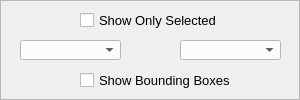
        <widget class="QFrame" name="frame">
         <property name="sizePolicy">
          <sizepolicy hsizetype="Preferred" vsizetype="Expanding">
           <horstretch>0</horstretch>
           <verstretch>0</verstretch>
          </sizepolicy>
         </property>
         <property name="minimumSize">
          <size>
           <width>300</width>
           <height>100</height>
          </size>
         </property>
         <property name="frameShape">
          <enum>QFrame::StyledPanel</enum>
         </property>
         <property name="frameShadow">
          <enum>QFrame::Raised</enum>
         </property>
         <widget class="QComboBox" name="ComponentOne">
          <property name="geometry">
           <rect>
            <x>20</x>
            <y>40</y>
            <width>101</width>
            <height>20</height>
           </rect>
          </property>
          <property name="palette">
           <palette>
            <active>
             <colorrole role="WindowText">
              <brush brushstyle="SolidPattern">
               <color alpha="255">
                <red>0</red>
                <green>0</green>
                <blue>0</blue>
               </color>
              </brush>
             </colorrole>
             <colorrole role="Button">
              <brush brushstyle="SolidPattern">
               <color alpha="255">
                <red>255</red>
                <green>255</green>
                <blue>255</blue>
               </color>
              </brush>
             </colorrole>
             <colorrole role="Light">
              <brush brushstyle="SolidPattern">
               <color alpha="255">
                <red>255</red>
                <green>255</green>
                <blue>255</blue>
               </color>
              </brush>
             </colorrole>
             <colorrole role="Midlight">
              <brush brushstyle="SolidPattern">
               <color alpha="255">
                <red>255</red>
                <green>255</green>
                <blue>255</blue>
               </color>
              </brush>
             </colorrole>
             <colorrole role="Dark">
              <brush brushstyle="SolidPattern">
               <color alpha="255">
                <red>127</red>
                <green>127</green>
                <blue>127</blue>
               </color>
              </brush>
             </colorrole>
             <colorrole role="Mid">
              <brush brushstyle="SolidPattern">
               <color alpha="255">
                <red>170</red>
                <green>170</green>
                <blue>170</blue>
               </color>
              </brush>
             </colorrole>
             <colorrole role="Text">
              <brush brushstyle="SolidPattern">
               <color alpha="255">
                <red>0</red>
                <green>0</green>
                <blue>0</blue>
               </color>
              </brush>
             </colorrole>
             <colorrole role="BrightText">
              <brush brushstyle="SolidPattern">
               <color alpha="255">
                <red>255</red>
                <green>255</green>
                <blue>255</blue>
               </color>
              </brush>
             </colorrole>
             <colorrole role="ButtonText">
              <brush brushstyle="SolidPattern">
               <color alpha="255">
                <red>0</red>
                <green>0</green>
                <blue>0</blue>
               </color>
              </brush>
             </colorrole>
             <colorrole role="Base">
              <brush brushstyle="SolidPattern">
               <color alpha="255">
                <red>255</red>
                <green>255</green>
                <blue>255</blue>
               </color>
              </brush>
             </colorrole>
             <colorrole role="Window">
              <brush brushstyle="SolidPattern">
               <color alpha="255">
                <red>255</red>
                <green>255</green>
                <blue>255</blue>
               </color>
              </brush>
             </colorrole>
             <colorrole role="Shadow">
              <brush brushstyle="SolidPattern">
               <color alpha="255">
                <red>0</red>
                <green>0</green>
                <blue>0</blue>
               </color>
              </brush>
             </colorrole>
             <colorrole role="AlternateBase">
              <brush brushstyle="SolidPattern">
               <color alpha="255">
                <red>255</red>
                <green>255</green>
                <blue>255</blue>
               </color>
              </brush>
             </colorrole>
             <colorrole role="ToolTipBase">
              <brush brushstyle="SolidPattern">
               <color alpha="255">
                <red>255</red>
                <green>255</green>
                <blue>220</blue>
               </color>
              </brush>
             </colorrole>
             <colorrole role="ToolTipText">
              <brush brushstyle="SolidPattern">
               <color alpha="255">
                <red>0</red>
                <green>0</green>
                <blue>0</blue>
               </color>
              </brush>
             </colorrole>
            </active>
            <inactive>
             <colorrole role="WindowText">
              <brush brushstyle="SolidPattern">
               <color alpha="255">
                <red>0</red>
                <green>0</green>
                <blue>0</blue>
               </color>
              </brush>
             </colorrole>
             <colorrole role="Button">
              <brush brushstyle="SolidPattern">
               <color alpha="255">
                <red>255</red>
                <green>255</green>
                <blue>255</blue>
               </color>
              </brush>
             </colorrole>
             <colorrole role="Light">
              <brush brushstyle="SolidPattern">
               <color alpha="255">
                <red>255</red>
                <green>255</green>
                <blue>255</blue>
               </color>
              </brush>
             </colorrole>
             <colorrole role="Midlight">
              <brush brushstyle="SolidPattern">
               <color alpha="255">
                <red>255</red>
                <green>255</green>
                <blue>255</blue>
               </color>
              </brush>
             </colorrole>
             <colorrole role="Dark">
              <brush brushstyle="SolidPattern">
               <color alpha="255">
                <red>127</red>
                <green>127</green>
                <blue>127</blue>
               </color>
              </brush>
             </colorrole>
             <colorrole role="Mid">
              <brush brushstyle="SolidPattern">
               <color alpha="255">
                <red>170</red>
                <green>170</green>
                <blue>170</blue>
               </color>
              </brush>
             </colorrole>
             <colorrole role="Text">
              <brush brushstyle="SolidPattern">
               <color alpha="255">
                <red>0</red>
                <green>0</green>
                <blue>0</blue>
               </color>
              </brush>
             </colorrole>
             <colorrole role="BrightText">
              <brush brushstyle="SolidPattern">
               <color alpha="255">
                <red>255</red>
                <green>255</green>
                <blue>255</blue>
               </color>
              </brush>
             </colorrole>
             <colorrole role="ButtonText">
              <brush brushstyle="SolidPattern">
               <color alpha="255">
                <red>0</red>
                <green>0</green>
                <blue>0</blue>
               </color>
              </brush>
             </colorrole>
             <colorrole role="Base">
              <brush brushstyle="SolidPattern">
               <color alpha="255">
                <red>255</red>
                <green>255</green>
                <blue>255</blue>
               </color>
              </brush>
             </colorrole>
             <colorrole role="Window">
              <brush brushstyle="SolidPattern">
               <color alpha="255">
                <red>255</red>
                <green>255</green>
                <blue>255</blue>
               </color>
              </brush>
             </colorrole>
             <colorrole role="Shadow">
              <brush brushstyle="SolidPattern">
               <color alpha="255">
                <red>0</red>
                <green>0</green>
                <blue>0</blue>
               </color>
              </brush>
             </colorrole>
             <colorrole role="AlternateBase">
              <brush brushstyle="SolidPattern">
               <color alpha="255">
                <red>255</red>
                <green>255</green>
                <blue>255</blue>
               </color>
              </brush>
             </colorrole>
             <colorrole role="ToolTipBase">
              <brush brushstyle="SolidPattern">
               <color alpha="255">
                <red>255</red>
                <green>255</green>
                <blue>220</blue>
               </color>
              </brush>
             </colorrole>
             <colorrole role="ToolTipText">
              <brush brushstyle="SolidPattern">
               <color alpha="255">
                <red>0</red>
                <green>0</green>
                <blue>0</blue>
               </color>
              </brush>
             </colorrole>
            </inactive>
            <disabled>
             <colorrole role="WindowText">
              <brush brushstyle="SolidPattern">
               <color alpha="255">
                <red>127</red>
                <green>127</green>
                <blue>127</blue>
               </color>
              </brush>
             </colorrole>
             <colorrole role="Button">
              <brush brushstyle="SolidPattern">
               <color alpha="255">
                <red>255</red>
                <green>255</green>
                <blue>255</blue>
               </color>
              </brush>
             </colorrole>
             <colorrole role="Light">
              <brush brushstyle="SolidPattern">
               <color alpha="255">
                <red>255</red>
                <green>255</green>
                <blue>255</blue>
               </color>
              </brush>
             </colorrole>
             <colorrole role="Midlight">
              <brush brushstyle="SolidPattern">
               <color alpha="255">
                <red>255</red>
                <green>255</green>
                <blue>255</blue>
               </color>
              </brush>
             </colorrole>
             <colorrole role="Dark">
              <brush brushstyle="SolidPattern">
               <color alpha="255">
                <red>127</red>
                <green>127</green>
                <blue>127</blue>
               </color>
              </brush>
             </colorrole>
             <colorrole role="Mid">
              <brush brushstyle="SolidPattern">
               <color alpha="255">
                <red>170</red>
                <green>170</green>
                <blue>170</blue>
               </color>
              </brush>
             </colorrole>
             <colorrole role="Text">
              <brush brushstyle="SolidPattern">
               <color alpha="255">
                <red>127</red>
                <green>127</green>
                <blue>127</blue>
               </color>
              </brush>
             </colorrole>
             <colorrole role="BrightText">
              <brush brushstyle="SolidPattern">
               <color alpha="255">
                <red>255</red>
                <green>255</green>
                <blue>255</blue>
               </color>
              </brush>
             </colorrole>
             <colorrole role="ButtonText">
              <brush brushstyle="SolidPattern">
               <color alpha="255">
                <red>127</red>
                <green>127</green>
                <blue>127</blue>
               </color>
              </brush>
             </colorrole>
             <colorrole role="Base">
              <brush brushstyle="SolidPattern">
               <color alpha="255">
                <red>255</red>
                <green>255</green>
                <blue>255</blue>
               </color>
              </brush>
             </colorrole>
             <colorrole role="Window">
              <brush brushstyle="SolidPattern">
               <color alpha="255">
                <red>255</red>
                <green>255</green>
                <blue>255</blue>
               </color>
              </brush>
             </colorrole>
             <colorrole role="Shadow">
              <brush brushstyle="SolidPattern">
               <color alpha="255">
                <red>0</red>
                <green>0</green>
                <blue>0</blue>
               </color>
              </brush>
             </colorrole>
             <colorrole role="AlternateBase">
              <brush brushstyle="SolidPattern">
               <color alpha="255">
                <red>255</red>
                <green>255</green>
                <blue>255</blue>
               </color>
              </brush>
             </colorrole>
             <colorrole role="ToolTipBase">
              <brush brushstyle="SolidPattern">
               <color alpha="255">
                <red>255</red>
                <green>255</green>
                <blue>220</blue>
               </color>
              </brush>
             </colorrole>
             <colorrole role="ToolTipText">
              <brush brushstyle="SolidPattern">
               <color alpha="255">
                <red>0</red>
                <green>0</green>
                <blue>0</blue>
               </color>
              </brush>
             </colorrole>
            </disabled>
           </palette>
          </property>
         </widget>
         <widget class="QComboBox" name="ComponentTwo">
          <property name="geometry">
           <rect>
            <x>180</x>
            <y>40</y>
            <width>101</width>
            <height>20</height>
           </rect>
          </property>
          <property name="palette">
           <palette>
            <active>
             <colorrole role="WindowText">
              <brush brushstyle="SolidPattern">
               <color alpha="255">
                <red>0</red>
                <green>0</green>
                <blue>0</blue>
               </color>
              </brush>
             </colorrole>
             <colorrole role="Button">
              <brush brushstyle="SolidPattern">
               <color alpha="255">
                <red>255</red>
                <green>255</green>
                <blue>255</blue>
               </color>
              </brush>
             </colorrole>
             <colorrole role="Light">
              <brush brushstyle="SolidPattern">
               <color alpha="255">
                <red>255</red>
                <green>255</green>
                <blue>255</blue>
               </color>
              </brush>
             </colorrole>
             <colorrole role="Midlight">
              <brush brushstyle="SolidPattern">
               <color alpha="255">
                <red>255</red>
                <green>255</green>
                <blue>255</blue>
               </color>
              </brush>
             </colorrole>
             <colorrole role="Dark">
              <brush brushstyle="SolidPattern">
               <color alpha="255">
                <red>127</red>
                <green>127</green>
                <blue>127</blue>
               </color>
              </brush>
             </colorrole>
             <colorrole role="Mid">
              <brush brushstyle="SolidPattern">
               <color alpha="255">
                <red>170</red>
                <green>170</green>
                <blue>170</blue>
               </color>
              </brush>
             </colorrole>
             <colorrole role="Text">
              <brush brushstyle="SolidPattern">
               <color alpha="255">
                <red>0</red>
                <green>0</green>
                <blue>0</blue>
               </color>
              </brush>
             </colorrole>
             <colorrole role="BrightText">
              <brush brushstyle="SolidPattern">
               <color alpha="255">
                <red>255</red>
                <green>255</green>
                <blue>255</blue>
               </color>
              </brush>
             </colorrole>
             <colorrole role="ButtonText">
              <brush brushstyle="SolidPattern">
               <color alpha="255">
                <red>0</red>
                <green>0</green>
                <blue>0</blue>
               </color>
              </brush>
             </colorrole>
             <colorrole role="Base">
              <brush brushstyle="SolidPattern">
               <color alpha="255">
                <red>255</red>
                <green>255</green>
                <blue>255</blue>
               </color>
              </brush>
             </colorrole>
             <colorrole role="Window">
              <brush brushstyle="SolidPattern">
               <color alpha="255">
                <red>255</red>
                <green>255</green>
                <blue>255</blue>
               </color>
              </brush>
             </colorrole>
             <colorrole role="Shadow">
              <brush brushstyle="SolidPattern">
               <color alpha="255">
                <red>0</red>
                <green>0</green>
                <blue>0</blue>
               </color>
              </brush>
             </colorrole>
             <colorrole role="AlternateBase">
              <brush brushstyle="SolidPattern">
               <color alpha="255">
                <red>255</red>
                <green>255</green>
                <blue>255</blue>
               </color>
              </brush>
             </colorrole>
             <colorrole role="ToolTipBase">
              <brush brushstyle="SolidPattern">
               <color alpha="255">
                <red>255</red>
                <green>255</green>
                <blue>220</blue>
               </color>
              </brush>
             </colorrole>
             <colorrole role="ToolTipText">
              <brush brushstyle="SolidPattern">
               <color alpha="255">
                <red>0</red>
                <green>0</green>
                <blue>0</blue>
               </color>
              </brush>
             </colorrole>
            </active>
            <inactive>
             <colorrole role="WindowText">
              <brush brushstyle="SolidPattern">
               <color alpha="255">
                <red>0</red>
                <green>0</green>
                <blue>0</blue>
               </color>
              </brush>
             </colorrole>
             <colorrole role="Button">
              <brush brushstyle="SolidPattern">
               <color alpha="255">
                <red>255</red>
                <green>255</green>
                <blue>255</blue>
               </color>
              </brush>
             </colorrole>
             <colorrole role="Light">
              <brush brushstyle="SolidPattern">
               <color alpha="255">
                <red>255</red>
                <green>255</green>
                <blue>255</blue>
               </color>
              </brush>
             </colorrole>
             <colorrole role="Midlight">
              <brush brushstyle="SolidPattern">
               <color alpha="255">
                <red>255</red>
                <green>255</green>
                <blue>255</blue>
               </color>
              </brush>
             </colorrole>
             <colorrole role="Dark">
              <brush brushstyle="SolidPattern">
               <color alpha="255">
                <red>127</red>
                <green>127</green>
                <blue>127</blue>
               </color>
              </brush>
             </colorrole>
             <colorrole role="Mid">
              <brush brushstyle="SolidPattern">
               <color alpha="255">
                <red>170</red>
                <green>170</green>
                <blue>170</blue>
               </color>
              </brush>
             </colorrole>
             <colorrole role="Text">
              <brush brushstyle="SolidPattern">
               <color alpha="255">
                <red>0</red>
                <green>0</green>
                <blue>0</blue>
               </color>
              </brush>
             </colorrole>
             <colorrole role="BrightText">
              <brush brushstyle="SolidPattern">
               <color alpha="255">
                <red>255</red>
                <green>255</green>
                <blue>255</blue>
               </color>
              </brush>
             </colorrole>
             <colorrole role="ButtonText">
              <brush brushstyle="SolidPattern">
               <color alpha="255">
                <red>0</red>
                <green>0</green>
                <blue>0</blue>
               </color>
              </brush>
             </colorrole>
             <colorrole role="Base">
              <brush brushstyle="SolidPattern">
               <color alpha="255">
                <red>255</red>
                <green>255</green>
                <blue>255</blue>
               </color>
              </brush>
             </colorrole>
             <colorrole role="Window">
              <brush brushstyle="SolidPattern">
               <color alpha="255">
                <red>255</red>
                <green>255</green>
                <blue>255</blue>
               </color>
              </brush>
             </colorrole>
             <colorrole role="Shadow">
              <brush brushstyle="SolidPattern">
               <color alpha="255">
                <red>0</red>
                <green>0</green>
                <blue>0</blue>
               </color>
              </brush>
             </colorrole>
             <colorrole role="AlternateBase">
              <brush brushstyle="SolidPattern">
               <color alpha="255">
                <red>255</red>
                <green>255</green>
                <blue>255</blue>
               </color>
              </brush>
             </colorrole>
             <colorrole role="ToolTipBase">
              <brush brushstyle="SolidPattern">
               <color alpha="255">
                <red>255</red>
                <green>255</green>
                <blue>220</blue>
               </color>
              </brush>
             </colorrole>
             <colorrole role="ToolTipText">
              <brush brushstyle="SolidPattern">
               <color alpha="255">
                <red>0</red>
                <green>0</green>
                <blue>0</blue>
               </color>
              </brush>
             </colorrole>
            </inactive>
            <disabled>
             <colorrole role="WindowText">
              <brush brushstyle="SolidPattern">
               <color alpha="255">
                <red>127</red>
                <green>127</green>
                <blue>127</blue>
               </color>
              </brush>
             </colorrole>
             <colorrole role="Button">
              <brush brushstyle="SolidPattern">
               <color alpha="255">
                <red>255</red>
                <green>255</green>
                <blue>255</blue>
               </color>
              </brush>
             </colorrole>
             <colorrole role="Light">
              <brush brushstyle="SolidPattern">
               <color alpha="255">
                <red>255</red>
                <green>255</green>
                <blue>255</blue>
               </color>
              </brush>
             </colorrole>
             <colorrole role="Midlight">
              <brush brushstyle="SolidPattern">
               <color alpha="255">
                <red>255</red>
                <green>255</green>
                <blue>255</blue>
               </color>
              </brush>
             </colorrole>
             <colorrole role="Dark">
              <brush brushstyle="SolidPattern">
               <color alpha="255">
                <red>127</red>
                <green>127</green>
                <blue>127</blue>
               </color>
              </brush>
             </colorrole>
             <colorrole role="Mid">
              <brush brushstyle="SolidPattern">
               <color alpha="255">
                <red>170</red>
                <green>170</green>
                <blue>170</blue>
               </color>
              </brush>
             </colorrole>
             <colorrole role="Text">
              <brush brushstyle="SolidPattern">
               <color alpha="255">
                <red>127</red>
                <green>127</green>
                <blue>127</blue>
               </color>
              </brush>
             </colorrole>
             <colorrole role="BrightText">
              <brush brushstyle="SolidPattern">
               <color alpha="255">
                <red>255</red>
                <green>255</green>
                <blue>255</blue>
               </color>
              </brush>
             </colorrole>
             <colorrole role="ButtonText">
              <brush brushstyle="SolidPattern">
               <color alpha="255">
                <red>127</red>
                <green>127</green>
                <blue>127</blue>
               </color>
              </brush>
             </colorrole>
             <colorrole role="Base">
              <brush brushstyle="SolidPattern">
               <color alpha="255">
                <red>255</red>
                <green>255</green>
                <blue>255</blue>
               </color>
              </brush>
             </colorrole>
             <colorrole role="Window">
              <brush brushstyle="SolidPattern">
               <color alpha="255">
                <red>255</red>
                <green>255</green>
                <blue>255</blue>
               </color>
              </brush>
             </colorrole>
             <colorrole role="Shadow">
              <brush brushstyle="SolidPattern">
               <color alpha="255">
                <red>0</red>
                <green>0</green>
                <blue>0</blue>
               </color>
              </brush>
             </colorrole>
             <colorrole role="AlternateBase">
              <brush brushstyle="SolidPattern">
               <color alpha="255">
                <red>255</red>
                <green>255</green>
                <blue>255</blue>
               </color>
              </brush>
             </colorrole>
             <colorrole role="ToolTipBase">
              <brush brushstyle="SolidPattern">
               <color alpha="255">
                <red>255</red>
                <green>255</green>
                <blue>220</blue>
               </color>
              </brush>
             </colorrole>
             <colorrole role="ToolTipText">
              <brush brushstyle="SolidPattern">
               <color alpha="255">
                <red>0</red>
                <green>0</green>
                <blue>0</blue>
               </color>
              </brush>
             </colorrole>
            </disabled>
           </palette>
          </property>
         </widget>
         <widget class="QCheckBox" name="showSelected">
          <property name="geometry">
           <rect>
            <x>80</x>
            <y>10</y>
            <width>140</width>
            <height>20</height>
           </rect>
          </property>
          <property name="minimumSize">
           <size>
            <width>140</width>
            <height>0</height>
           </size>
          </property>
          <property name="font">
           <font>
            <pointsize>10</pointsize>
           </font>
          </property>
          <property name="text">
           <string>Show Only Selected</string>
          </property>
          <property name="checked">
           <bool>false</bool>
          </property>
         </widget>
         <widget class="QCheckBox" name="showBoundingBoxes">
          <property name="geometry">
           <rect>
            <x>80</x>
            <y>70</y>
            <width>150</width>
            <height>20</height>
           </rect>
          </property>
          <property name="minimumSize">
           <size>
            <width>150</width>
            <height>0</height>
           </size>
          </property>
          <property name="font">
           <font>
            <pointsize>10</pointsize>
           </font>
          </property>
          <property name="text">
           <string>Show Bounding Boxes</string>
          </property>
          <property name="checked">
           <bool>false</bool>
          </property>
         </widget>
        </widget>
